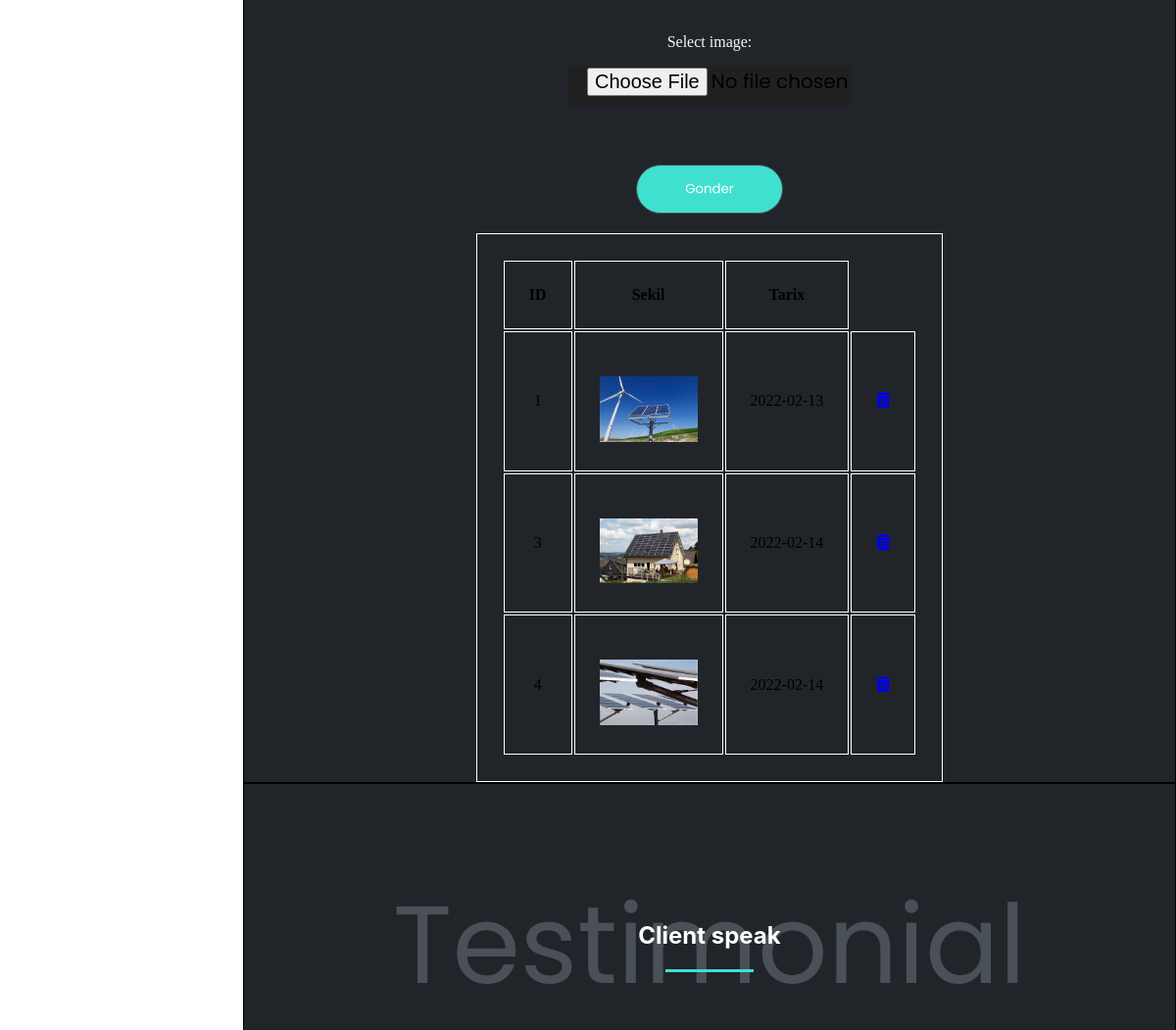
Before: /cahan (middle part) with the older database file.
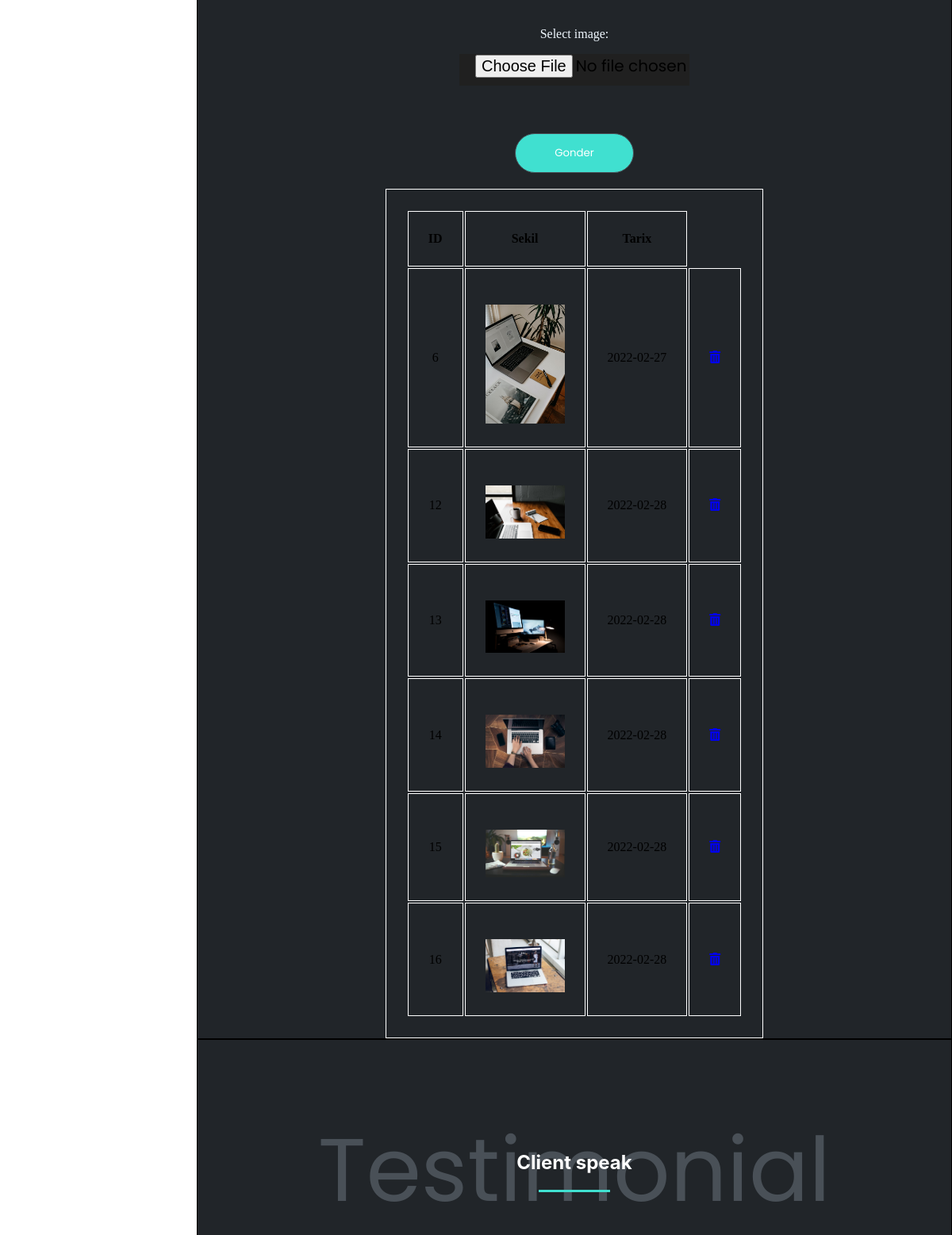
After: the same page with the newer database file.
### app.py (models this page shows)
class Emr(db.Model):
    n_id = db.Column(db.Integer, primary_key=True)
    n_img = db.Column(db.String(80))
    n_date = db.Column(db.String(120))

### app.py (the view, shortened to what this page needs)
@app.route('/cahan',methods=['GET','POST'])
def admin_indexxx():
  butunemrler=Emr.query.all()
  return render_template('admin.html',emrler=butunemrler)

### templates/admin.html (shortened to what this page needs)
<!DOCTYPE html>
<html lang="en">
<head>
    <link rel="stylesheet" href="../static/admin.css">
    <link rel="stylesheet" href="https://pro.fontawesome.com/releases/v5.10.0/css/all.css" />
</head>
<body>
    <section id="Portfolio">
        <div class="container1">
            <div class="resim">
                <div class="ikinc ">
                    <div class="send ">
                    </div>
                    <div class="soninput ">
                        <form action="/cahan" method="POST" enctype="multipart/form-data">
                            <div class="labelinput ">
                                <label for="img"><p>Select image:</p></label>
                                <input type="file" id="img" name="img" accept="image/*">
                            </div>
                            <div>
                                <div class="button1 "> <button type="submit ">
                                    <p>Gonder</p>
                                </button></div>
                            </div>
                        </form>
                    </div>
                </div>
                <table class="table">
                    <tr>
                        <th scope="col">ID</th>
                        <th scope="col">Sekil</th>
                        <th scope="col">Tarix</th>
                    </tr>
                    {% for emr in emrler %}
                    <tr>
                        <td>{{emr.n_id}}</td>
                        <td>
                            <img src="../static/uploads/{{emr.n_img}}" alt="" class="img-thumbnail" style="width: 100px;">
                        </td>
                        <td>{{emr.n_date}}</td>
                        <td>
                            <a href="/cahan/delete/{{emr.n_id}}"><i class="fas fa-trash-alt"></i></a>
                        </td>
                    </tr>
                    {% endfor %}
                </table>
            </div>
        </div>
    </section>
    <section id="Testimonial">
        <div class="container1">
            <div class="arxa">Testimonial</div>
            <h1>Client speak</h1>
            <div class="span"> </div>
            <div class="clents">
                <div class="ikinc ">
                    <div class="send ">
                    </div>
                </div>
            </div>
        </div>
    </section>
</body>
</html>

### static/admin.css (style rules this page uses)
body { margin: 0; }
html { scroll-behavior: smooth; }
.container1 { width: calc(100%-250px); height: 100%; border: 1px solid black; background-color: #212529; margin-left: 248px; width: calc(100% - 250px); text-align: center; position: relative; }
.arxa { font-size: 7em; font-family: "Poppins", sans-serif; color: #495057; position: absolute; top: 0; left: 0; right: 0; margin-top: 80px; font-style: bold; }
.span { background-color: turquoise; text-align: center; height: 3px; width: 90px; margin-left: 440px; position: relative; margin-top: 12px; margin-right: auto!important; margin-left: auto!important; }
.container1 h1 { color: white; font-family: -apple-system, BlinkMacSystemFont, 'Segoe UI', Roboto, Oxygen, Ubuntu, Cantarell, 'Open Sans', 'Helvetica Neue', sans-serif; margin-top: 140px; position: relative; text-align: center; }
#Portfolio { width: calc(100%-250px); max-height: 2500px; }
#Testimonial { width: calc(100%-250px); height: 1500px; }
.container1 { text-align: center; }
.resim img { width: 85%; height: 85%; margin-top: 20px; }
.resim { display: flex; justify-content: center; align-items: center; flex-direction: column; }
.clents { display: flex; margin-top: 40px; }
.soninput { display: grid; margin-bottom: 20px; }
.resim { display: flex; justify-content: center; align-items: center; }
.resim p { color: aliceblue; }
.labelinput { display: flex; flex-direction: column; justify-content: center; align-items: center; }
.clents { text-align: center; display: flex; align-items: center; justify-content: center; }
.labelinput input { margin-bottom: 30px; }
.soninput input { background: none; border: none; width: 270px; height: 40px; font-family: "Poppins", sans-serif; font-size: 20px; background-color: #202020; padding-left: 20px; }
.ikinc { text-align: center; display: flex; justify-content: center; align-items: center; flex-direction: column; }
.button1 button { border-radius: 30px; background-color: turquoise; width: 150px; height: 50px; border: 1px solid #495057; cursor: grab; outline: none; box-sizing: border-box; text-decoration: none; margin-top: 30px; -webkit-border-radius: 30px; -moz-border-radius: 30px; -ms-border-radius: 30px; -o-border-radius: 30px; }
.button1 p { background: none; color: white; border: none; text-decoration: none; background-color: none; font-family: "Poppins", sans-serif; }
table, th, td { border: 1px solid white; padding: 25px; }

Changed rows visible on the page:
removed Emr: n_id "1", n_img (picture), n_date "2022-02-13"
removed Emr: n_id "3", n_img (picture), n_date "2022-02-14"
removed Emr: n_id "4", n_img (picture), n_date "2022-02-14"
added Emr: n_id "6", n_img (picture), n_date "2022-02-27"
added Emr: n_id "12", n_img (picture), n_date "2022-02-28"
added Emr: n_id "13", n_img (picture), n_date "2022-02-28"
added Emr: n_id "14", n_img (picture), n_date "2022-02-28"
added Emr: n_id "15", n_img (picture), n_date "2022-02-28"
added Emr: n_id "16", n_img (picture), n_date "2022-02-28"
